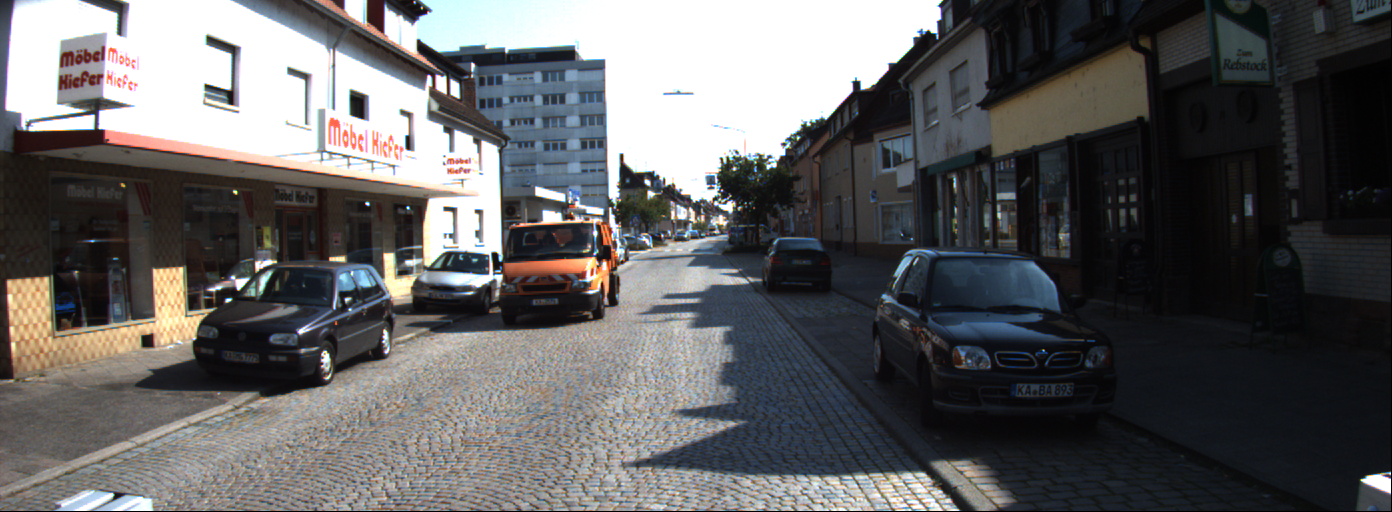
%> input picture Stereo_Matching/KITTI-Dataset/2011_09_26_drive_0048/unsync_unrect/image_02/data/0000000000.png, 1392 x 512 px
$ octave main.m   (GNU Octave 9; MATLAB toolbox functions it lacks are replaced by stand-ins)
%> lines starting %> are read from the running program, lines starting %| are printed output that depends on the picture
clear all; close all;

%% Image Read
% gray
% l_img = imread('../KITTI-Dataset/2011_09_26_drive_0048/unsync_unrect/image_00/data/0000000000.png');
% r_img = imread('../KITTI-Dataset/2011_09_26_drive_0048/unsync_unrect/image_01/data/0000000000.png');

% color
test_l_img = imread('../KITTI-Dataset/2011_09_26_drive_0048/unsync_unrect/image_02/data/0000000000.png');
%> test_l_img is the input picture: size 512x1392x3 uint8; mean R, G, B 96.5, 96.1, 96.7
test_r_img = imread('../KITTI-Dataset/2011_09_26_drive_0048/unsync_unrect/image_03/data/0000000000.png');
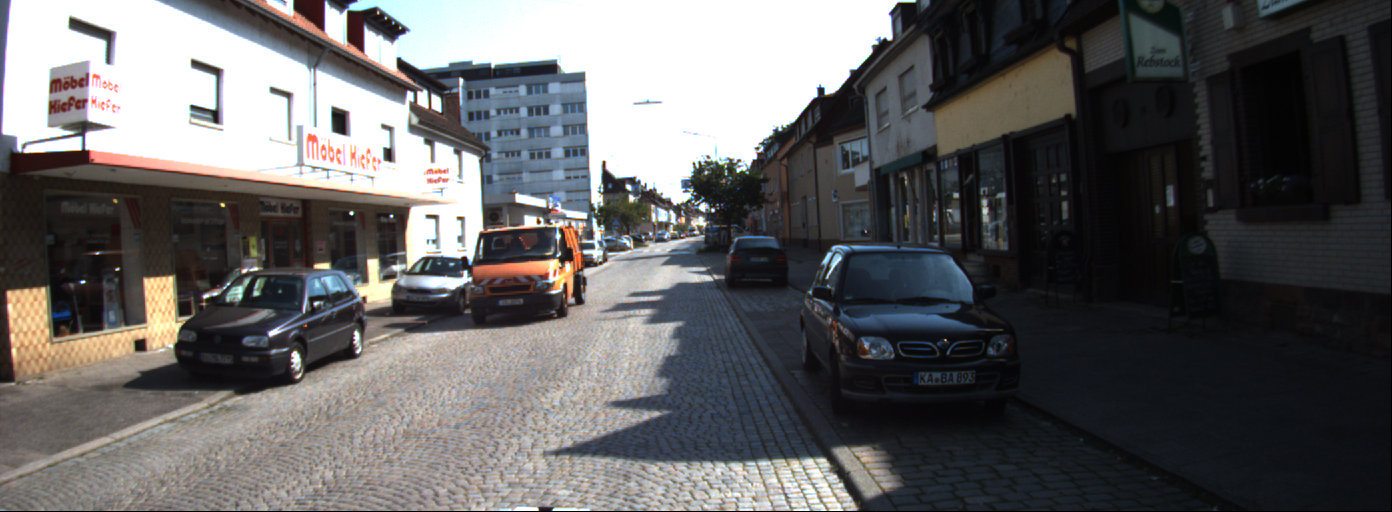
%> input picture Stereo_Matching/KITTI-Dataset/2011_09_26_drive_0048/unsync_unrect/image_03/data/0000000000.png, 1392 x 512 px
%> test_r_img is the input picture: size 512x1392x3 uint8; mean R, G, B 97.7, 96.8, 97.4

% l_img = imread('../KITTI-Dataset/2011_09_26_drive_0048/unsync_unrect/image_02/data/0000000000.png');
% r_img = imread('../KITTI-Dataset/2011_09_26_drive_0048/unsync_unrect/image_03/data/0000000000.png');

% calib
l_img = imread('../KITTI-Dataset/2011_09_26_drive_0048/calibration/image_02/data/0000000000.png');
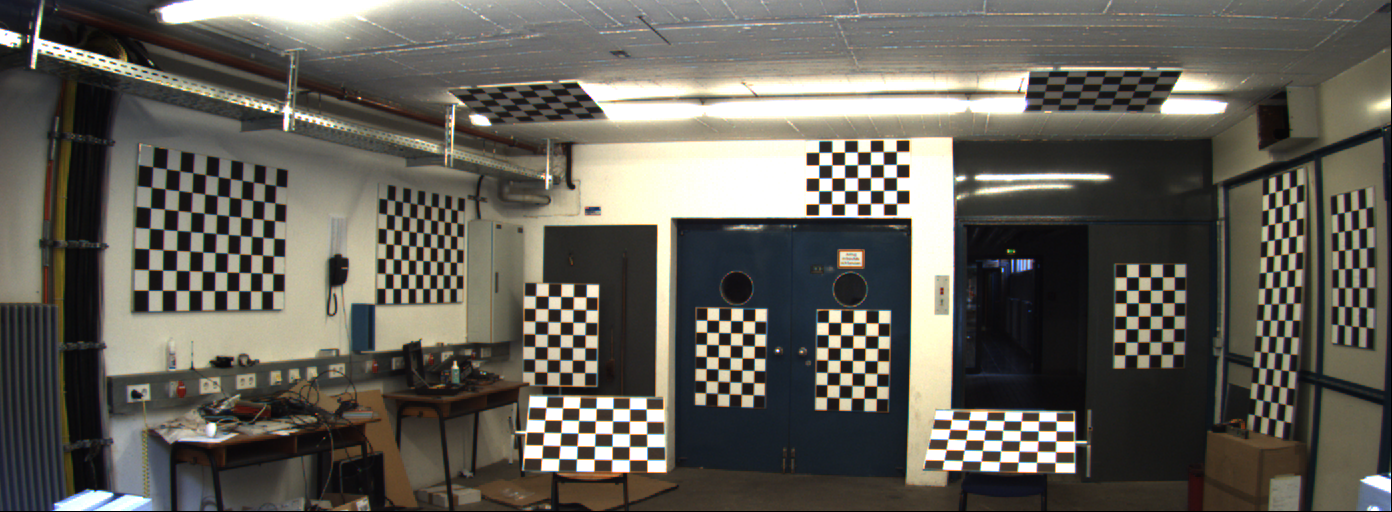
%> input picture Stereo_Matching/KITTI-Dataset/2011_09_26_drive_0048/calibration/image_02/data/0000000000.png, 1392 x 512 px
%> l_img is the input picture: size 512x1392x3 uint8; mean R, G, B 98.8, 96, 87.8
r_img = imread('../KITTI-Dataset/2011_09_26_drive_0048/calibration/image_03/data/0000000000.png');
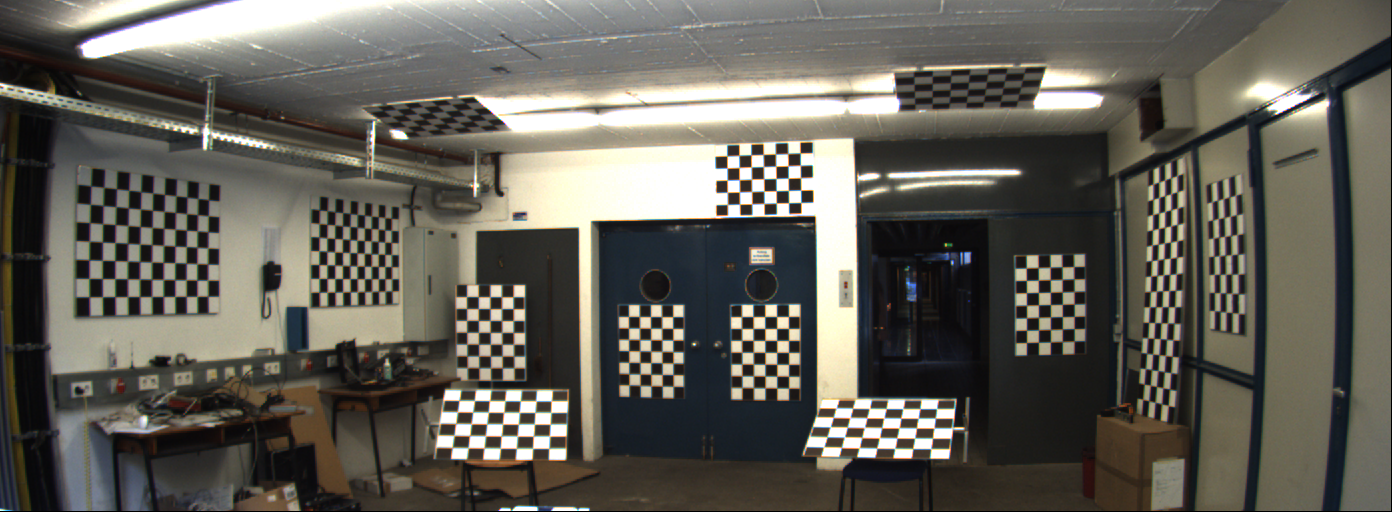
%> input picture Stereo_Matching/KITTI-Dataset/2011_09_26_drive_0048/calibration/image_03/data/0000000000.png, 1392 x 512 px
%> r_img is the input picture: size 512x1392x3 uint8; mean R, G, B 98.7, 96.2, 87.9


[l_img_row,l_img_col, l_ch] = size(l_img);
%> l_img_row = 512; l_img_col = 1392; l_ch = 3
[r_img_row,r_img_col, r_ch] = size(r_img);
%> r_img_row = 512; r_img_col = 1392; r_ch = 3


%% Intrinsic
% left gray intrinsic
cam00_K = [9.842439e+02 0.000000e+00 6.900000e+02;
           0.000000e+00 9.808141e+02 2.331966e+02;
           0.000000e+00 0.000000e+00 1.000000e+00];

% right gray intrinsic
cam01_K = [9.895267e+02 0.000000e+00 7.020000e+02;
           0.000000e+00 9.878386e+02 2.455590e+02;
           0.000000e+00 0.000000e+00 1.000000e+00];

% left color intrinsic
cam02_K = [9.597910e+02 0.000000e+00 6.960217e+02;
           0.000000e+00 9.569251e+02 2.241806e+02;
           0.000000e+00 0.000000e+00 1.000000e+00];

% right color intrinsic
cam03_K = [9.037596e+02 0.000000e+00 6.957519e+02;
           0.000000e+00 9.019653e+02 2.242509e+02;
           0.000000e+00 0.000000e+00 1.000000e+00];


%% Distortion [k1, k2, p1, p2, k3]
cam00_dis = [-3.728755e-01 2.037299e-01 2.219027e-03 1.383707e-03 -7.233722e-02];   % left gray dist
cam01_dis = [-3.644661e-01 1.790019e-01 1.148107e-03 -6.298563e-04 -5.314062e-02];  % right gray dist
cam02_dis = [-3.691481e-01 1.968681e-01 1.353473e-03 5.677587e-04 -6.770705e-02];   % left color dist
cam03_dis = [-3.639558e-01 1.788651e-01 6.029694e-04 -3.922424e-04 -5.382460e-02];  % right color dist


%% Camera Param
%> (the run ends here)
